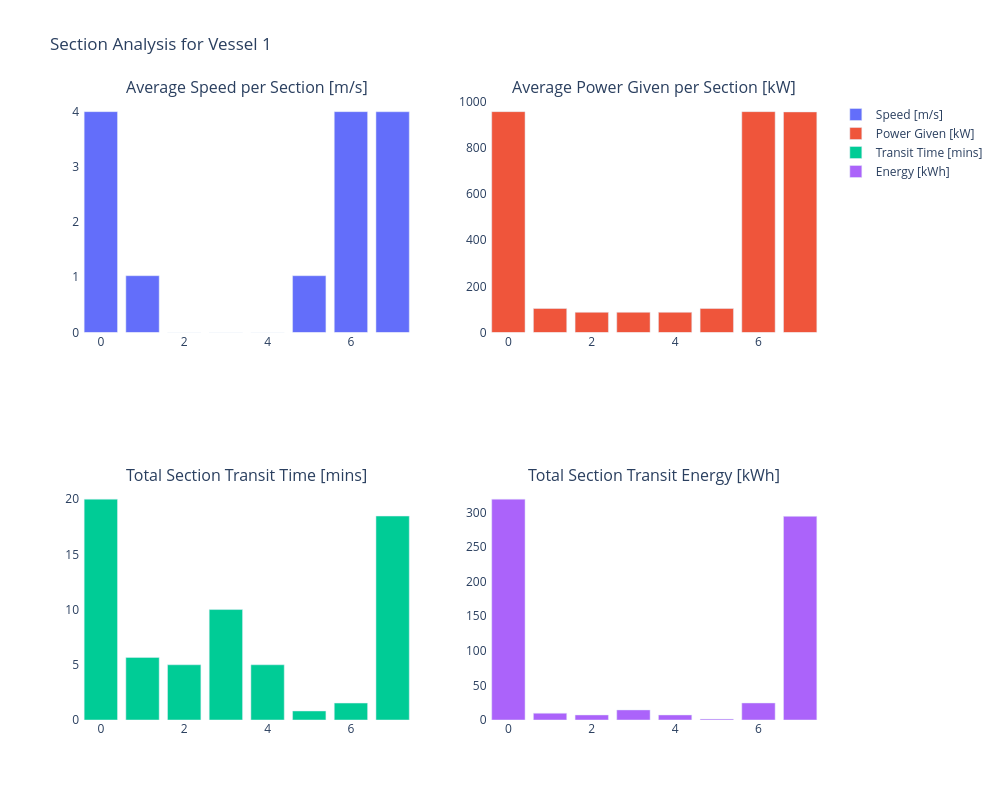
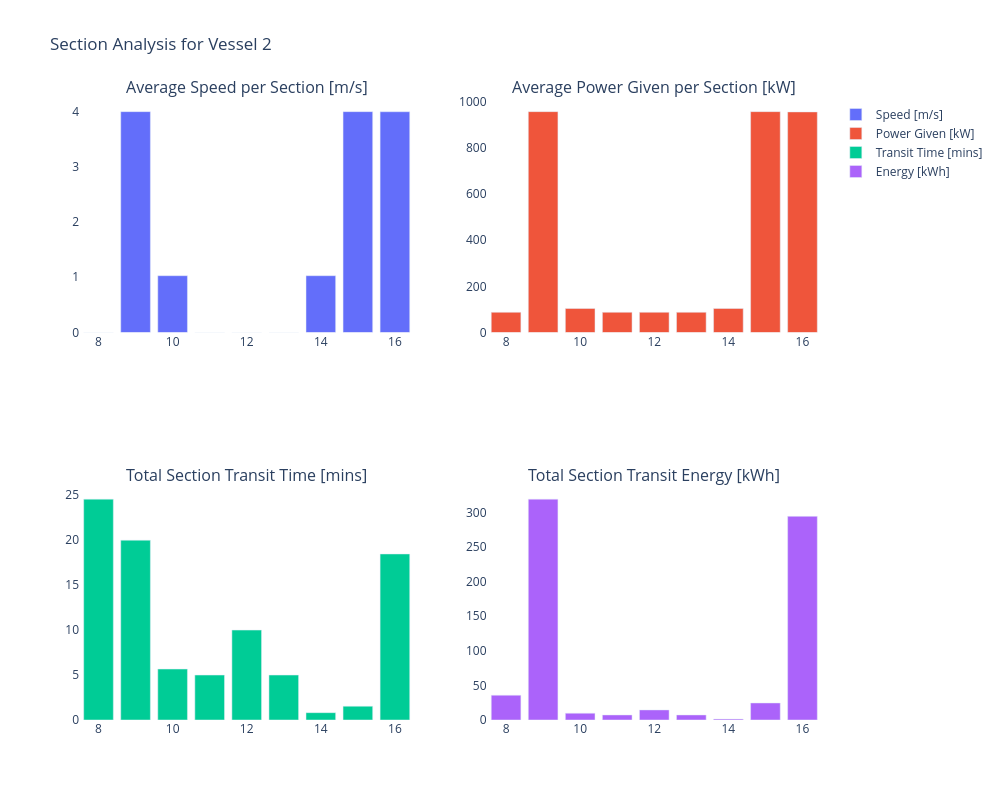

The notebook cell these images were saved under, in order:
### Markdown cell above
Like the Energy-examples, we can visualize the energy consumption per event per vessel:

### Code cell
for vessel in [vessel_1, vessel_2]:
    df_eventtable_energy_fuel_vessel = df_eventtable_energy_fuel[df_eventtable_energy_fuel['object name'] == vessel.name]
    
    # Calculate average speed
    average_speed = df_eventtable_energy_fuel_vessel['distance (m)'] / df_eventtable_energy_fuel_vessel['duration (s)']
    
    # Calculate durations in minutes
    durations = [
        (row['stop time'] - row['start time']).total_seconds() / 60
        for _, row in df_eventtable_energy_fuel_vessel.iterrows()
    ]
    
    # Create 2x2 subplot figure
    fig = make_subplots(rows=2, cols=2, subplot_titles=[
        'Average Speed per Section [m/s]',
        'Average Power Given per Section [kW]',
        'Total Section Transit Time [mins]',
        'Total Section Transit Energy [kWh]'
    ])
    
    # Add bar charts to subplots
    fig.add_trace(go.Bar(x=average_speed.index, y=average_speed, name='Speed [m/s]'), row=1, col=1)
    fig.add_trace(go.Bar(x=average_speed.index, y=df_eventtable_energy_fuel_vessel['P_given (kW)'], name='Power Given [kW]'), row=1, col=2)
    fig.add_trace(go.Bar(x=average_speed.index, y=durations, name='Transit Time [mins]'), row=2, col=1)
    fig.add_trace(go.Bar(x=average_speed.index, y=df_eventtable_energy_fuel_vessel['total_energy (kWh)'], name='Energy [kWh]'), row=2, col=2)
    
    # Update layout
    fig.update_layout(
        height=800,
        width=1000,
        title_text=f'Section Analysis for {vessel.name}',
        plot_bgcolor='white'
    )
    
    fig.show()

### Figure 1 — Plotly figure (JSON) as saved in the notebook; plotly's stock layout.template omitted (floating-point values rounded to 4 significant figures)
{"data": [{"name": "Speed [m/s]", "type": "bar", "x": [0, 1, 2, 3, 4, 5, 6, 7], "xaxis": "x", "y": [4.0, 1.029, 0.0, 0.0, 0.0, 1.029, 4.0, 3.998], "yaxis": "y"}, {"name": "Power Given [kW]", "type": "bar", "x": [0, 1, 2, 3, 4, 5, 6, 7], "xaxis": "x2", "y": [957.2, 104.0, 87.5, 87.5, 87.5, 104.0, 957.2, 955.9], "yaxis": "y2"}, {"name": "Transit Time [mins]", "type": "bar", "x": [0, 1, 2, 3, 4, 5, 6, 7], "xaxis": "x3", "y": [20, 5.667, 5, 10, 5, 0.8167, 1.533, 18.47], "yaxis": "y3"}, {"name": "Energy [kWh]", "type": "bar", "x": [0, 1, 2, 3, 4, 5, 6, 7], "xaxis": "x4", "y": [319.1, 9.828, 7.292, 14.58, 7.292, 1.404, 24.6, 294.2], "yaxis": "y4"}], "layout": {"annotations": [{"font": {"size": 16}, "showarrow": false, "text": "Average Speed per Section [m/s]", "x": 0.225, "xanchor": "center", "xref": "paper", "y": 1, "yanchor": "bottom", "yref": "paper"}, {"font": {"size": 16}, "showarrow": false, "text": "Average Power Given per Section [kW]", "x": 0.775, "xanchor": "center", "xref": "paper", "y": 1, "yanchor": "bottom", "yref": "paper"}, {"font": {"size": 16}, "showarrow": false, "text": "Total Section Transit Time [mins]", "x": 0.225, "xanchor": "center", "xref": "paper", "y": 0.375, "yanchor": "bottom", "yref": "paper"}, {"font": {"size": 16}, "showarrow": false, "text": "Total Section Transit Energy [kWh]", "x": 0.775, "xanchor": "center", "xref": "paper", "y": 0.375, "yanchor": "bottom", "yref": "paper"}], "height": 800, "plot_bgcolor": "white", "title": {"text": "Section Analysis for Vessel 1"}, "width": 1000, "xaxis": {"anchor": "y", "domain": [0, 0.45]}, "xaxis2": {"anchor": "y2", "domain": [0.55, 1]}, "xaxis3": {"anchor": "y3", "domain": [0, 0.45]}, "xaxis4": {"anchor": "y4", "domain": [0.55, 1]}, "yaxis": {"anchor": "x", "domain": [0.625, 1]}, "yaxis2": {"anchor": "x2", "domain": [0.625, 1]}, "yaxis3": {"anchor": "x3", "domain": [0, 0.375]}, "yaxis4": {"anchor": "x4", "domain": [0, 0.375]}}}

### Figure 2 — Plotly figure (JSON) as saved in the notebook; plotly's stock layout.template omitted (floating-point values rounded to 4 significant figures)
{"data": [{"name": "Speed [m/s]", "type": "bar", "x": [8, 9, 10, 11, 12, 13, 14, 15, 16], "xaxis": "x", "y": [0.0, 4.0, 1.029, 0.0, 0.0, 0.0, 1.029, 4.0, 3.998], "yaxis": "y"}, {"name": "Power Given [kW]", "type": "bar", "x": [8, 9, 10, 11, 12, 13, 14, 15, 16], "xaxis": "x2", "y": [87.5, 957.2, 104.0, 87.5, 87.5, 87.5, 104.0, 957.2, 955.9], "yaxis": "y2"}, {"name": "Transit Time [mins]", "type": "bar", "x": [8, 9, 10, 11, 12, 13, 14, 15, 16], "xaxis": "x3", "y": [24.57, 20, 5.667, 5, 10, 5, 0.8167, 1.533, 18.47], "yaxis": "y3"}, {"name": "Energy [kWh]", "type": "bar", "x": [8, 9, 10, 11, 12, 13, 14, 15, 16], "xaxis": "x4", "y": [35.82, 319.1, 9.828, 7.292, 14.58, 7.292, 1.404, 24.6, 294.2], "yaxis": "y4"}], "layout": {"annotations": [{"font": {"size": 16}, "showarrow": false, "text": "Average Speed per Section [m/s]", "x": 0.225, "xanchor": "center", "xref": "paper", "y": 1, "yanchor": "bottom", "yref": "paper"}, {"font": {"size": 16}, "showarrow": false, "text": "Average Power Given per Section [kW]", "x": 0.775, "xanchor": "center", "xref": "paper", "y": 1, "yanchor": "bottom", "yref": "paper"}, {"font": {"size": 16}, "showarrow": false, "text": "Total Section Transit Time [mins]", "x": 0.225, "xanchor": "center", "xref": "paper", "y": 0.375, "yanchor": "bottom", "yref": "paper"}, {"font": {"size": 16}, "showarrow": false, "text": "Total Section Transit Energy [kWh]", "x": 0.775, "xanchor": "center", "xref": "paper", "y": 0.375, "yanchor": "bottom", "yref": "paper"}], "height": 800, "plot_bgcolor": "white", "title": {"text": "Section Analysis for Vessel 2"}, "width": 1000, "xaxis": {"anchor": "y", "domain": [0, 0.45]}, "xaxis2": {"anchor": "y2", "domain": [0.55, 1]}, "xaxis3": {"anchor": "y3", "domain": [0, 0.45]}, "xaxis4": {"anchor": "y4", "domain": [0.55, 1]}, "yaxis": {"anchor": "x", "domain": [0.625, 1]}, "yaxis2": {"anchor": "x2", "domain": [0.625, 1]}, "yaxis3": {"anchor": "x3", "domain": [0, 0.375]}, "yaxis4": {"anchor": "x4", "domain": [0, 0.375]}}}
